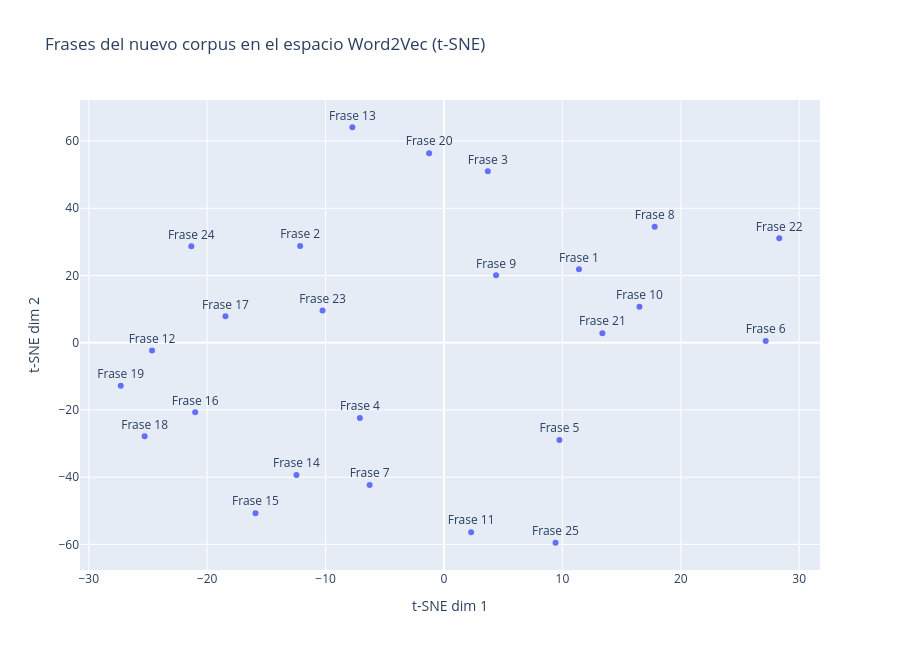

Here is the notebook cell this chart was saved with:
### Code cell
# Visualización de las frases del nuevo corpus en el espacio Word2Vec usando t-SNE
sentence_embeddings = np.vstack([get_sentence_embedding(w2v_corpus, sentence) for sentence in corpus])

tsne_sentences = TSNE(n_components=2, random_state=42, perplexity=min(5, len(sentence_embeddings) - 1))
coords_sentences = tsne_sentences.fit_transform(sentence_embeddings)

fig_sentences = px.scatter(
    x=coords_sentences[:, 0],
    y=coords_sentences[:, 1],
    text=[f"Frase {i+1}" for i in range(len(corpus))],
    labels={'x': 't-SNE dim 1', 'y': 't-SNE dim 2'},
    title="Frases del nuevo corpus en el espacio Word2Vec (t-SNE)"
)
fig_sentences.update_traces(textposition='top center', hovertemplate='%{text}: %{customdata}')
fig_sentences.update_layout(
    width=900,
    height=650,
    showlegend=False,
    hovermode='closest'
)
fig_sentences.update_traces(customdata=np.array(corpus).reshape(-1, 1))
fig_sentences.show()

### Figure 1 — Plotly figure (JSON) as saved in the notebook; plotly's stock layout.template omitted (floating-point values rounded to 4 significant figures)
{"data": [{"customdata": [["El médico y la médica ayudan a los pacientes"], ["La ingeniera y el ingeniero construyen un puente"], ["El profesor y la profesora enseñan matemáticas"], ["El artista y la artista pintan cuadros hermosos"], ["La persona lee un libro en el parque"], ["La estudiante y el estudiante estudian para el examen"], ["La hermana y el hermano juegan en el jardín"], ["El león y la leona cuidan a sus crías"], ["La amiga y el amigo viajan por el mundo"], ["El perro y la perra corren en el campo"], ["El gato y la gata duermen en la casa"], ["La doctora y el doctor investigan nuevas medicinas"], ["El piloto y la piloto vuelan aviones grandes"], ["El músico y la música tocan instrumentos en la orquesta"], ["La jefa y el jefe coordinan el equipo de trabajo"], ["La niña y el niño dibujan juntos"], ["El abuelo y la abuela cuentan historias interesantes"], ["El tigre y la tigresa cazan juntos en la selva"], ["La científica y el científico descubren nuevas especies"], ["El cocinero y la cocinera preparan recetas deliciosas"], ["El sol y la luna brillan en el cielo"], ["El río y el lago tienen agua limpia"], ["La montaña y el valle están llenos de árboles"], ["La persona amiga escucha y apoya siempre"], ["El grupo de personas comparte ideas en la reunión"]], "hovertemplate": "%{text}: %{customdata}", "legendgroup": "", "marker": {"color": "#636efa", "symbol": "circle"}, "mode": "markers+text", "name": "", "orientation": "v", "showlegend": false, "text": ["Frase 1", "Frase 2", "Frase 3", "Frase 4", "Frase 5", "Frase 6", "Frase 7", "Frase 8", "Frase 9", "Frase 10", "Frase 11", "Frase 12", "Frase 13", "Frase 14", "Frase 15", "Frase 16", "Frase 17", "Frase 18", "Frase 19", "Frase 20", "Frase 21", "Frase 22", "Frase 23", "Frase 24", "Frase 25"], "textposition": "top center", "type": "scatter", "x": [11.4, -12.15, 3.701, -7.104, 9.749, 27.17, -6.279, 17.8, 4.4, 16.51, 2.294, -24.65, -7.737, -12.46, -15.92, -21.01, -18.46, -25.28, -27.3, -1.256, 13.38, 28.31, -10.25, -21.34, 9.419], "xaxis": "x", "y": [21.84, 28.79, 51.0, -22.36, -28.96, 0.4961, -42.35, 34.54, 20.05, 10.68, -56.35, -2.323, 64.1, -39.35, -50.71, -20.7, 7.854, -27.86, -12.79, 56.37, 2.856, 31.06, 9.565, 28.7, -59.5], "yaxis": "y"}], "layout": {"height": 650, "hovermode": "closest", "legend": {"tracegroupgap": 0}, "showlegend": false, "title": {"text": "Frases del nuevo corpus en el espacio Word2Vec (t-SNE)"}, "width": 900, "xaxis": {"anchor": "y", "domain": [0, 1], "title": {"text": "t-SNE dim 1"}}, "yaxis": {"anchor": "x", "domain": [0, 1], "title": {"text": "t-SNE dim 2"}}}}
